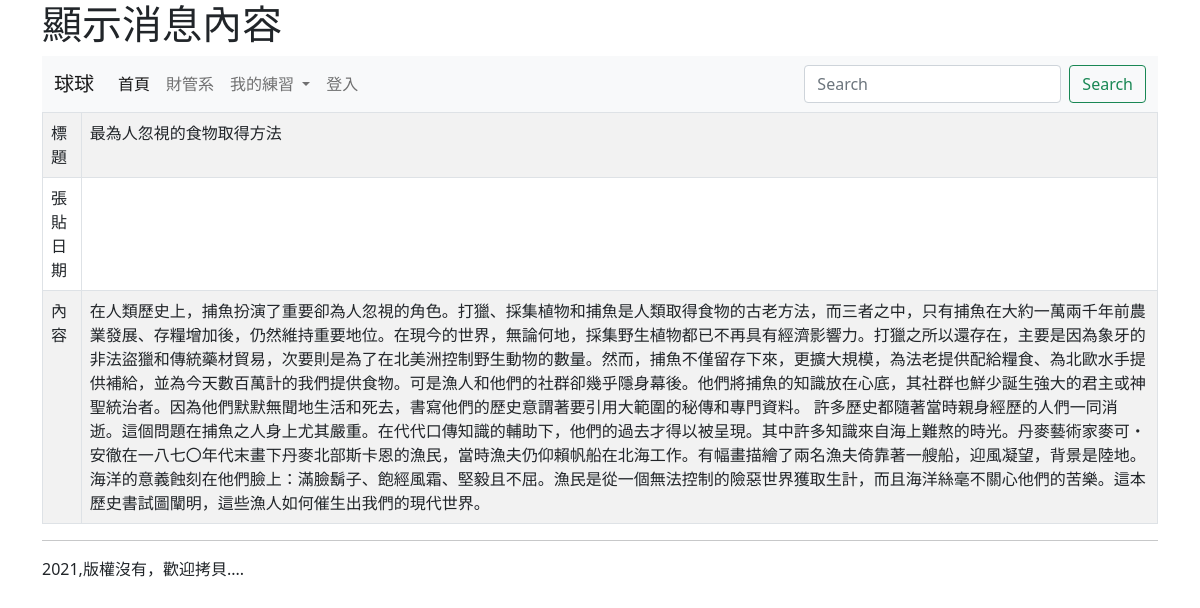
/show/3/, run on the app's committed database.
### mysite/models.py (models this page shows, shortened)
class Post(models.Model):
    title = models.CharField(max_length=200)
    body = models.TextField()
    pub_date = models.DateTimeField(default=timezone.now)
    class Meta:
        ordering = ('-pub_date',)

### mysite/views.py (the view)
# urls.py: path('show/<int:id>/',show),
def show(request, id):
	try:
		target = Post.objects.get(id=id)
	except:
		return redirect("/")
	return render(request,"showpost.html", locals())

### templates/showpost.html (shortened to what this page needs)
{% extends "base.html" %}
{% block headmessage %} <h1>顯示消息內容</h1>{% endblock %}
{% block content %}
<table class='table table-striped table-bordered'>
	<tr>
		<td>標題</td>
		<td>{{target.title}}</td>
	</tr>
	<tr>
		<td>張貼日期</td>
		<td>{{target.pub_data}}</td>
	</tr>
	<tr>
		<td>內容</td>
		<td>{{target.body}}</td>
	</tr>
</table>
{% endblock %}

### data on the page
Post: title "最為人忽視的食物取得方法", body "在人類歷史上，捕魚扮演了重要卻為人忽視的角色。打獵、採集植物和捕魚是人類取得食物的古老方法，而三者之中，只有捕魚在大約一萬兩千年前農業發展、存糧增加後，仍然維持重要地位。在現今的世界，無論何地，採集野生植物都已不再具有經濟影響力。打獵之所以還存在，主要是因為象牙的非法盜獵和傳統藥材貿易，次要則是為了在北美洲控制野生動物的數量。然而，捕魚不僅留存下來，更擴大規模，為法老提供配給糧食、為北歐水手提供補給，並為今天數百萬計的我們提供食物。可是漁人和他們的社群卻幾乎隱身幕後。他們將捕魚的知識放在心底，其社群也鮮少誕生強大的君主或神聖統治者。因為他們默默無聞地生活和死去，書寫他們的歷史意謂著要引用大範圍的秘傳和專門資料。 許多歷史都隨著當時親身經歷的人們一同消逝。這個問題在捕魚之人身上尤其嚴重。在代代口傳知識的輔助下，他們的過去才得以被呈現。其中許多知識來自海上難熬的時光。丹麥藝術家麥可・安徹在一八七〇年代末畫下丹麥北部斯卡恩的漁民，當時漁夫仍仰賴帆船在北海工作。有幅畫描繪了兩名漁夫倚靠著一艘船，迎風凝望，背景是陸地。海洋的意義蝕刻在他們臉上：滿臉鬍子、飽經風霜、堅毅且不屈。漁民是從一個無法控制的險惡世界獲取生計，而且海洋絲毫不關心他們的苦樂。這本歷史書試圖闡明，這些漁人如何催生出我們的現代世界。"
